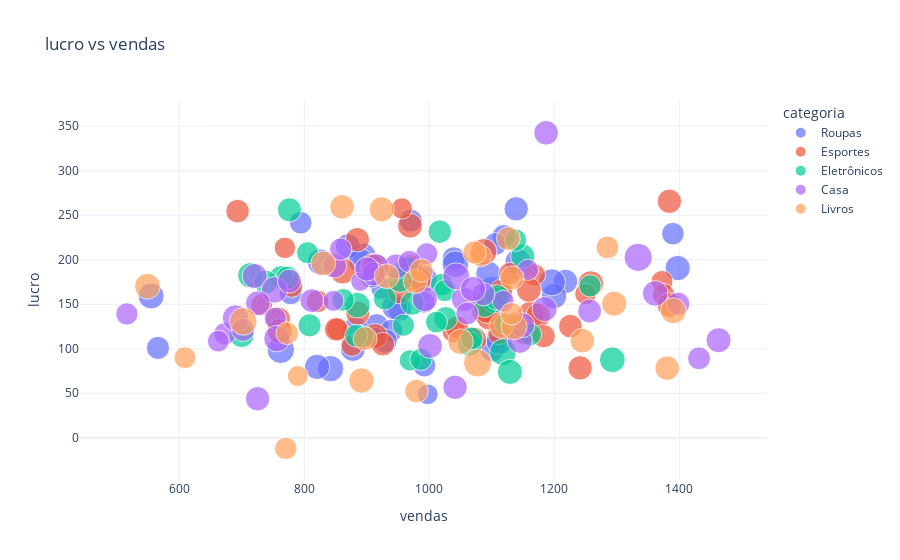

The code cell stored with this chart in its notebook:
### Code cell
# Scatter plot interativo com múltiplas dimensões
viz.plot_scatter('vendas', 'lucro', color_col='categoria', size_col='clientes', interactive=True)
